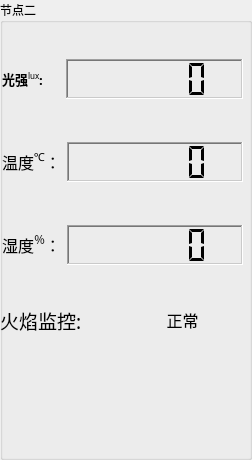
      <widget class="QGroupBox" name="groupBox_2">
       <property name="font">
        <font>
         <family>楷体_GB2312</family>
         <pointsize>9</pointsize>
         <weight>50</weight>
         <bold>false</bold>
        </font>
       </property>
       <property name="autoFillBackground">
        <bool>true</bool>
       </property>
       <property name="title">
        <string>节点二</string>
       </property>
       <property name="flat">
        <bool>true</bool>
       </property>
       <widget class="QPushButton" name="pushButton_light_fire_21">
        <property name="geometry">
         <rect>
          <x>-20</x>
          <y>340</y>
          <width>131</width>
          <height>111</height>
         </rect>
        </property>
        <property name="styleSheet">
         <string notr="true">background-image:url(:/images/08269450168fad5206c222副本.png)</string>
        </property>
        <property name="locale">
         <locale language="English" country="UnitedStatesMinorOutlyingIslands"/>
        </property>
        <property name="text">
         <string/>
        </property>
        <property name="flat">
         <bool>true</bool>
        </property>
       </widget>
       <widget class="QPushButton" name="pushButton_light_fire_22">
        <property name="geometry">
         <rect>
          <x>110</x>
          <y>340</y>
          <width>131</width>
          <height>111</height>
         </rect>
        </property>
        <property name="styleSheet">
         <string notr="true">background-image:url(:/images/08269450168fad5206c222副本.png)</string>
        </property>
        <property name="locale">
         <locale language="English" country="UnitedStatesMinorOutlyingIslands"/>
        </property>
        <property name="text">
         <string/>
        </property>
        <property name="flat">
         <bool>true</bool>
        </property>
       </widget>
       <widget class="QWidget" name="layoutWidget_3">
        <property name="geometry">
         <rect>
          <x>0</x>
          <y>300</y>
          <width>241</width>
          <height>41</height>
         </rect>
        </property>
        <layout class="QHBoxLayout" name="horizontalLayout_23">
         <item>
          <widget class="QLabel" name="Label_Fire_2">
           <property name="sizePolicy">
            <sizepolicy hsizetype="Minimum" vsizetype="MinimumExpanding">
             <horstretch>0</horstretch>
             <verstretch>0</verstretch>
            </sizepolicy>
           </property>
           <property name="maximumSize">
            <size>
             <width>200</width>
             <height>50</height>
            </size>
           </property>
           <property name="font">
            <font>
             <family>楷体</family>
             <pointsize>12</pointsize>
             <weight>50</weight>
             <bold>false</bold>
             <underline>false</underline>
            </font>
           </property>
           <property name="text">
            <string>&lt;html&gt;&lt;head/&gt;&lt;body&gt;&lt;p&gt;&lt;span style=&quot; font-size:14pt;&quot;&gt;火焰监控:&lt;/span&gt;&lt;/p&gt;&lt;/body&gt;&lt;/html&gt;</string>
           </property>
          </widget>
         </item>
         <item>
          <widget class="QLabel" name="Label_FireResult_2">
           <property name="sizePolicy">
            <sizepolicy hsizetype="Maximum" vsizetype="Maximum">
             <horstretch>0</horstretch>
             <verstretch>0</verstretch>
            </sizepolicy>
           </property>
           <property name="maximumSize">
            <size>
             <width>200</width>
             <height>50</height>
            </size>
           </property>
           <property name="font">
            <font>
             <family>楷体</family>
             <pointsize>12</pointsize>
             <weight>50</weight>
             <bold>false</bold>
             <underline>false</underline>
            </font>
           </property>
           <property name="text">
            <string>&lt;html&gt;&lt;head/&gt;&lt;body&gt;&lt;p align=&quot;center&quot;&gt;正常&lt;/p&gt;&lt;/body&gt;&lt;/html&gt;</string>
           </property>
          </widget>
         </item>
        </layout>
       </widget>
       <widget class="QWidget" name="layoutWidget_2">
        <property name="geometry">
         <rect>
          <x>2</x>
          <y>22</y>
          <width>241</width>
          <height>281</height>
         </rect>
        </property>
        <layout class="QVBoxLayout" name="verticalLayout_3">
         <item>
          <layout class="QHBoxLayout" name="horizontalLayout_4">
           <item>
            <widget class="QLabel" name="Label_Lux_2">
             <property name="sizePolicy">
              <sizepolicy hsizetype="Maximum" vsizetype="Maximum">
               <horstretch>0</horstretch>
               <verstretch>0</verstretch>
              </sizepolicy>
             </property>
             <property name="font">
              <font>
               <family>楷体</family>
               <pointsize>12</pointsize>
               <weight>50</weight>
               <bold>false</bold>
               <underline>false</underline>
              </font>
             </property>
             <property name="text">
              <string>&lt;html&gt;&lt;head/&gt;&lt;body&gt;&lt;p&gt;&lt;span style=&quot; font-size:10pt; font-weight:600;&quot;&gt;光强&lt;/span&gt;&lt;span style=&quot; font-size:10pt; vertical-align:super;&quot;&gt;lux&lt;/span&gt;&lt;span style=&quot; font-size:10pt; font-weight:600;&quot;&gt;:&lt;/span&gt;&lt;/p&gt;&lt;/body&gt;&lt;/html&gt;</string>
             </property>
            </widget>
           </item>
           <item>
            <spacer name="horizontalSpacer_6">
             <property name="orientation">
              <enum>Qt::Horizontal</enum>
             </property>
             <property name="sizeType">
              <enum>QSizePolicy::Ignored</enum>
             </property>
             <property name="sizeHint" stdset="0">
              <size>
               <width>17</width>
               <height>13</height>
              </size>
             </property>
            </spacer>
           </item>
           <item>
            <widget class="QLCDNumber" name="lcdNumber_lux_2">
             <property name="sizePolicy">
              <sizepolicy hsizetype="MinimumExpanding" vsizetype="Maximum">
               <horstretch>0</horstretch>
               <verstretch>0</verstretch>
              </sizepolicy>
             </property>
             <property name="minimumSize">
              <size>
               <width>0</width>
               <height>40</height>
              </size>
             </property>
             <property name="baseSize">
              <size>
               <width>0</width>
               <height>0</height>
              </size>
             </property>
             <property name="font">
              <font>
               <weight>75</weight>
               <bold>true</bold>
              </font>
             </property>
             <property name="cursor">
              <cursorShape>ArrowCursor</cursorShape>
             </property>
             <property name="autoFillBackground">
              <bool>false</bool>
             </property>
             <property name="frameShape">
              <enum>QFrame::WinPanel</enum>
             </property>
             <property name="frameShadow">
              <enum>QFrame::Sunken</enum>
             </property>
             <property name="smallDecimalPoint">
              <bool>true</bool>
             </property>
             <property name="digitCount">
              <number>5</number>
             </property>
             <property name="segmentStyle">
              <enum>QLCDNumber::Flat</enum>
             </property>
            </widget>
           </item>
          </layout>
         </item>
         <item>
          <layout class="QHBoxLayout" name="horizontalLayout_10">
           <item>
            <widget class="QLabel" name="label_Temp_2">
             <property name="sizePolicy">
              <sizepolicy hsizetype="Maximum" vsizetype="Maximum">
               <horstretch>0</horstretch>
               <verstretch>0</verstretch>
              </sizepolicy>
             </property>
             <property name="font">
              <font>
               <family>楷体</family>
               <pointsize>12</pointsize>
               <weight>50</weight>
               <bold>false</bold>
              </font>
             </property>
             <property name="text">
              <string>&lt;html&gt;&lt;head/&gt;&lt;body&gt;&lt;p align=&quot;center&quot;&gt;&lt;span style=&quot; font-weight:400;&quot;&gt;温度&lt;/span&gt;&lt;span style=&quot; font-weight:400; vertical-align:super;&quot;&gt;℃&lt;/span&gt;&lt;span style=&quot; font-weight:400;&quot;&gt;：&lt;/span&gt;&lt;/p&gt;&lt;/body&gt;&lt;/html&gt;</string>
             </property>
            </widget>
           </item>
           <item>
            <widget class="QLCDNumber" name="lcdNumber_Temp_2">
             <property name="sizePolicy">
              <sizepolicy hsizetype="Minimum" vsizetype="Maximum">
               <horstretch>0</horstretch>
               <verstretch>0</verstretch>
              </sizepolicy>
             </property>
             <property name="minimumSize">
              <size>
               <width>10</width>
               <height>40</height>
              </size>
             </property>
             <property name="baseSize">
              <size>
               <width>0</width>
               <height>0</height>
              </size>
             </property>
             <property name="font">
              <font>
               <weight>75</weight>
               <bold>true</bold>
              </font>
             </property>
             <property name="cursor">
              <cursorShape>ArrowCursor</cursorShape>
             </property>
             <property name="autoFillBackground">
              <bool>false</bool>
             </property>
             <property name="frameShape">
              <enum>QFrame::WinPanel</enum>
             </property>
             <property name="frameShadow">
              <enum>QFrame::Sunken</enum>
             </property>
             <property name="smallDecimalPoint">
              <bool>true</bool>
             </property>
             <property name="digitCount">
              <number>5</number>
             </property>
             <property name="segmentStyle">
              <enum>QLCDNumber::Flat</enum>
             </property>
            </widget>
           </item>
          </layout>
         </item>
         <item>
          <layout class="QHBoxLayout" name="horizontalLayout_11">
           <item>
            <widget class="QLabel" name="label_Humidity_2">
             <property name="sizePolicy">
              <sizepolicy hsizetype="Maximum" vsizetype="Maximum">
               <horstretch>0</horstretch>
               <verstretch>0</verstretch>
              </sizepolicy>
             </property>
             <property name="font">
              <font>
               <family>楷体</family>
               <pointsize>12</pointsize>
               <weight>50</weight>
               <bold>false</bold>
              </font>
             </property>
             <property name="text">
              <string>&lt;html&gt;&lt;head/&gt;&lt;body&gt;&lt;p align=&quot;center&quot;&gt;&lt;span style=&quot; font-weight:400;&quot;&gt;湿度&lt;/span&gt;&lt;span style=&quot; font-weight:400; vertical-align:super;&quot;&gt;％&lt;/span&gt;&lt;span style=&quot; font-weight:400;&quot;&gt;：&lt;/span&gt;&lt;/p&gt;&lt;/body&gt;&lt;/html&gt;</string>
             </property>
            </widget>
           </item>
           <item>
            <widget class="QLCDNumber" name="lcdNumber_Humidity_2">
             <property name="sizePolicy">
              <sizepolicy hsizetype="Preferred" vsizetype="Maximum">
               <horstretch>0</horstretch>
               <verstretch>0</verstretch>
              </sizepolicy>
             </property>
             <property name="minimumSize">
              <size>
               <width>0</width>
               <height>40</height>
              </size>
             </property>
             <property name="baseSize">
              <size>
               <width>0</width>
               <height>0</height>
              </size>
             </property>
             <property name="font">
              <font>
               <weight>75</weight>
               <bold>true</bold>
              </font>
             </property>
             <property name="cursor">
              <cursorShape>ArrowCursor</cursorShape>
             </property>
             <property name="autoFillBackground">
              <bool>false</bool>
             </property>
             <property name="frameShape">
              <enum>QFrame::WinPanel</enum>
             </property>
             <property name="frameShadow">
              <enum>QFrame::Sunken</enum>
             </property>
             <property name="smallDecimalPoint">
              <bool>true</bool>
             </property>
             <property name="digitCount">
              <number>5</number>
             </property>
             <property name="segmentStyle">
              <enum>QLCDNumber::Flat</enum>
             </property>
            </widget>
           </item>
          </layout>
         </item>
        </layout>
       </widget>
      </widget>
